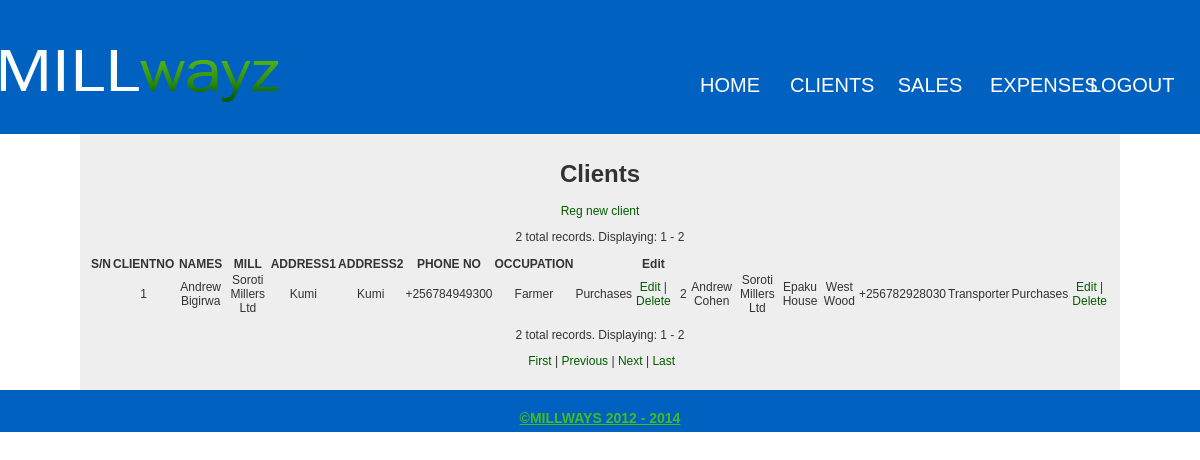
Page /clients.php (signed in) on the earlier database version.
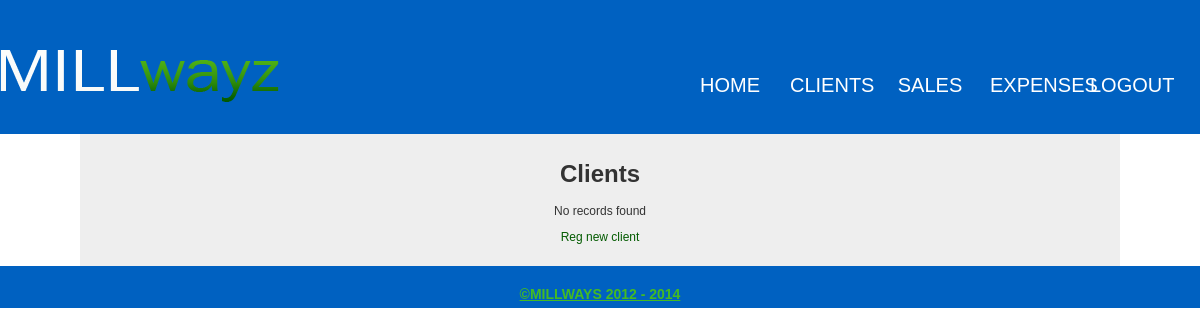
Same page on the later database version.
### tables this page shows
CREATE TABLE IF NOT EXISTS `tbl_client` (
  `client_ID` varchar(50) NOT NULL,
  `millID` int(11) NOT NULL,
  `fname` varchar(100) NOT NULL,
  `lname` varchar(100) NOT NULL,
  `address1` varchar(100) NOT NULL,
  `address2` varchar(100) NOT NULL,
  `phoneNo` varchar(15) NOT NULL,
  `occupation` varchar(100) NOT NULL DEFAULT 'Farmer',
  `datemodified` timestamp NOT NULL DEFAULT CURRENT_TIMESTAMP ON UPDATE CURRENT_TIMESTAMP,
  PRIMARY KEY (`client_ID`),
  KEY `millID` (`millID`)
);

CREATE TABLE IF NOT EXISTS `tbl_mill` (
  `millID` int(11) NOT NULL AUTO_INCREMENT,
  `millName` varchar(100) NOT NULL,
  `district` varchar(100) NOT NULL,
  `modifiedby` int(11) NOT NULL,
  PRIMARY KEY (`millID`)
);

### clients.php (the view, shortened to what this page needs)
<?php require_once('Connections/millwayconn.php'); ?>
<?php
$currentPage = $_SERVER["PHP_SELF"];
$maxRows_rsClients = 10;
$pageNum_rsClients = 0;
$startRow_rsClients = $pageNum_rsClients * $maxRows_rsClients;
$query_rsClients = "SELECT tbl_client.client_ID, tbl_client.fname, tbl_client.lname, tbl_client.address1, tbl_client.address2, tbl_client.phoneNo, tbl_client.occupation, tbl_mill.millName FROM tbl_client JOIN tbl_mill ON tbl_client.millID=tbl_mill.millID ORDER BY tbl_client.datemodified";
if (isset($_GET['totalRows_rsClients'])) {
  $totalRows_rsClients = $_GET['totalRows_rsClients'];
} else {
  $all_rsClients = mysql_query($query_rsClients);
  $totalRows_rsClients = mysql_num_rows($all_rsClients);
}
$totalPages_rsClients = ceil($totalRows_rsClients/$maxRows_rsClients)-1;
$queryString_rsClients = "";
$queryString_rsClients = sprintf("&totalRows_rsClients=%d%s", $totalRows_rsClients, $queryString_rsClients);
$query_rsClients = "SELECT tbl_client.client_ID, tbl_client.fname, tbl_client.lname, tbl_client.address1, tbl_client.address2, tbl_client.phoneNo, tbl_client.occupation, tbl_mill.millName FROM tbl_client JOIN tbl_mill ON tbl_client.millID=tbl_mill.millID ORDER BY tbl_client.datemodified";
$rsClients = mysql_query($query_rsClients, $millwayconn) or die(mysql_error());
$row_rsClients = mysql_fetch_assoc($rsClients);
$totalRows_rsClients = mysql_num_rows($rsClients);
?>
<!DOCTYPE html PUBLIC "-//W3C//DTD XHTML 1.0 Transitional//EN" "http://www.w3.org/TR/xhtml1/DTD/xhtml1-transitional.dtd">
<html xmlns="http://www.w3.org/1999/xhtml">
<head>
<link href="CSS/default.css" rel="stylesheet" type="text/css" />
</head>
<body>
<div class="wrapOverall">
        <div class="header">
          <img class="logo" src="imgs/header_logo.png" width="279" height="52" alt="millways" />
          <div class="navMain">
                    <ul>
                     <li><a href="redirect.php">Home</a></li>
                     <li><a href="clients.php">Clients</a></li>
                     <li><a href="sales.php">Sales</a></li>
                     <li><a href="expenses.php">Expenses</a></li>
                     <li><a href="logout.php">Logout</a></li>
                    </ul>
          </div>
        </div>
        <div class="content">
          <h1>Clients</h1>
          <?php if ($totalRows_rsClients == 0) {  ?>
  <p>No records found</p>
  <?php }  ?>
<p><a href="regClient.php">Reg new client</a></p>
<?php if ($totalRows_rsClients > 0) {  ?>
  <p><?php echo $totalRows_rsClients ?> total records. Displaying:&nbsp;<?php echo ($startRow_rsClients + 1) ?> - <?php echo min($startRow_rsClients + $maxRows_rsClients, $totalRows_rsClients) ?></p>
  <table width="0" border="0" cellspacing="0" id="tbl_view">
    <tr>
      <th scope="col">S/N</th>
      <th scope="col">CLIENTNO</th>
      <th scope="col">NAMES</th>
      <th scope="col">MILL</th>
      <th scope="col">ADDRESS1</th>
      <th scope="col">ADDRESS2</th>
      <th scope="col">PHONE NO</th>
      <th scope="col">OCCUPATION</th>
      <th scope="col">&nbsp;</th>
      <th scope="col">Edit</th>
    </tr>
    <tr>
      <?php do { ?>
        <td>&nbsp;</td>
        <td><?php echo $row_rsClients['client_ID']; ?></td>
        <td><?php echo $row_rsClients['fname']; ?> <?php echo $row_rsClients['lname']; ?></td>
        <td><?php echo $row_rsClients['millName']; ?></td>
        <td><?php echo $row_rsClients['address1']; ?></td>
        <td><?php echo $row_rsClients['address2']; ?></td>
        <td><?php echo $row_rsClients['phoneNo']; ?></td>
        <td><?php echo $row_rsClients['occupation']; ?></td>
        <td>Purchases</td>
        <td><a href="editClient.php?clientID=<?php echo $row_rsClients['client_ID']; ?>">Edit</a> | <a href="delete.php?clientID=<?php echo $row_rsClients['client_ID']; ?>">Delete</a></td>
        <?php } while ($row_rsClients = mysql_fetch_assoc($rsClients)); ?>
    </tr>
  </table>
  <p><?php echo $totalRows_rsClients ?> total records. Displaying:&nbsp;<?php echo ($startRow_rsClients + 1) ?> - <?php echo min($startRow_rsClients + $maxRows_rsClients, $totalRows_rsClients) ?></p>
  <p>&nbsp;<a href="<?php printf("%s?pageNum_rsClients=%d%s", $currentPage, 0, $queryString_rsClients); ?>">First</a> | <a href="<?php printf("%s?pageNum_rsClients=%d%s", $currentPage, max(0, $pageNum_rsClients - 1), $queryString_rsClients); ?>">Previous</a> | <a href="<?php printf("%s?pageNum_rsClients=%d%s", $currentPage, min($totalPages_rsClients, $pageNum_rsClients + 1), $queryString_rsClients); ?>">Next</a> | <a href="<?php printf("%s?pageNum_rsClients=%d%s", $currentPage, $totalPages_rsClients, $queryString_rsClients); ?>">Last</a></p>
  <?php }  ?>
        </div>
      <div class="footer">&copy;millways 2012 - 2014</div>
    </div>
<p>&nbsp;</p>
</body>
</html>

### CSS/default.css (style rules this page uses)
body { text-align:center; background-image:url(../imgs/bg_body.jpg); background-repeat: repeat-x; background-color:#e4e4e4; background-attachment:fixed; background-position:top; font-family:Arial, Helvetica, sans-serif; font-size:12px; color:#333; margin:0; padding:0 0 25px 0; }
a { text-decoration: none; color: #035B01; }
.wrapOverall { margin:0px auto; }
.header { background-repeat:non; background-position:top center; height:134px; background-color:#0061C1; }
.navMain { margin: 70px 20px 20px 0px; float: right; display: block; }
.content { margin:0px auto; width:85%; padding:10px; background-color:#EEE; }
.footer { background-repeat:non; background-position:top center; text-align:center; color: #4b2; text-decoration:underline; font-weight:bold; font:"Trebuchet MS", Arial, Helvetica, sans-serif; font-size:14px; text-transform:uppercase; padding:20px; margin:opx auto; background-color:#0061C1; height:2px; }
.navMain ul { margin:0px; padding:0px; }
.navMain ul li { margin:0px; padding:0px 10px; list-style:none; float:left; }
.navMain ul li a { margin:0px; padding:0px; color:#FFF; text-decoration:none; font-weight:normal; font-size:20px; font-family:"Trebuchet MS", Arial, Helvetica, sans-serif; text-transform:uppercase; }
.navMain ul li a:link,nav ul li a:visited { display: block; height: 30px; width: 80px; line-height: 30px; text-align: center; }
.header img.logo { float:left; margin:50px 0px 25px 0px; }
table { margin:0px 0px 10px 0px; }

Differences in the rows shown:
removed tbl_client: client_ID "1", fname "Andrew", lname "Bigirwa", millID.millName "Soroti Millers Ltd", address1 "Kumi", address2 "Kumi", phoneNo "+256784949300", occupation "Farmer"
removed tbl_client: client_ID "2", fname "Andrew", lname "Cohen", millID.millName "Soroti Millers Ltd", address1 "Epaku House", address2 "West Wood", phoneNo "+256782928030", occupation "Transporter"
Other differences:
$totalRows_rsClients: "2" → (not shown)
$startRow_rsClients + 1: "1" → (not shown)
min($startRow_rsClients + $maxRows_rsClients, $totalRows_rsClients): "2" → (not shown)
text no longer shown: "total records. Displaying: - S/N CLIENTNO NAMES MILL ADDRESS1 ADDRESS2 PHONE NO OCCUPATION Edit total records. Displaying: - First | Previous | Next | Last"
text now shown: "No records found"
